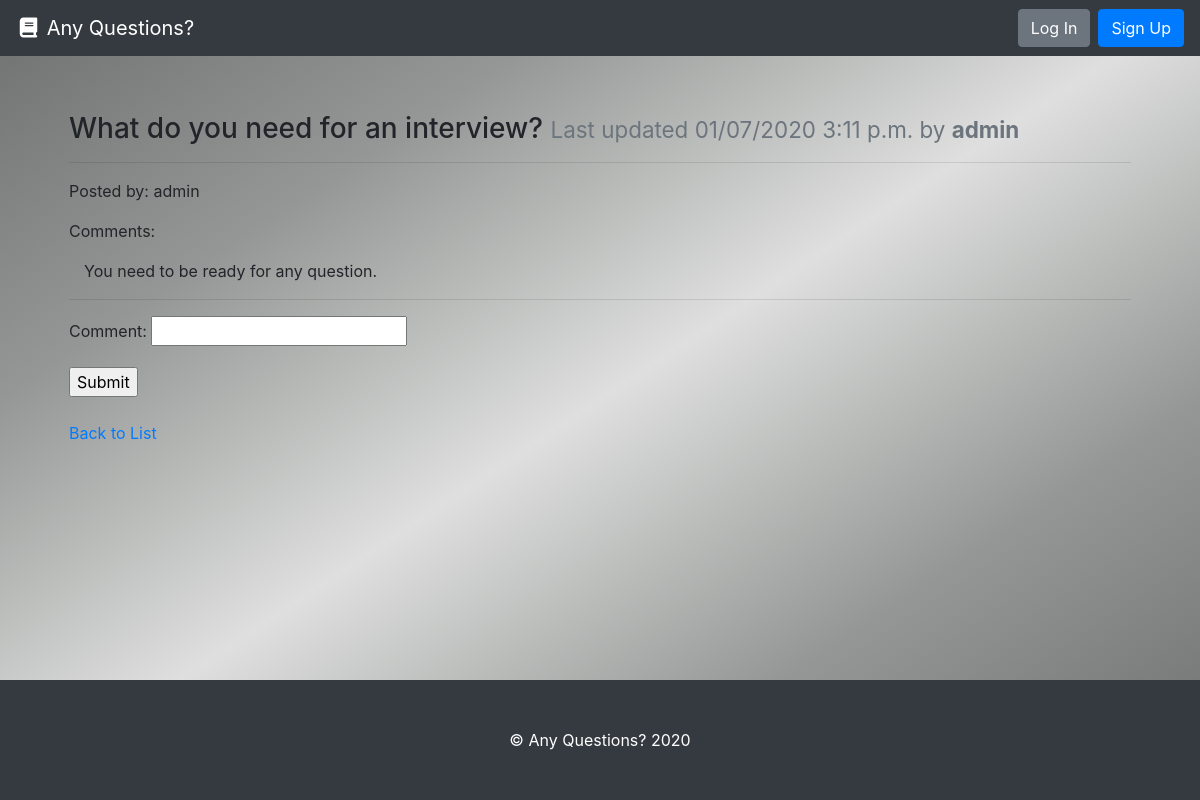
The app's page /what-do-you-need-for-an-interview/, older data.
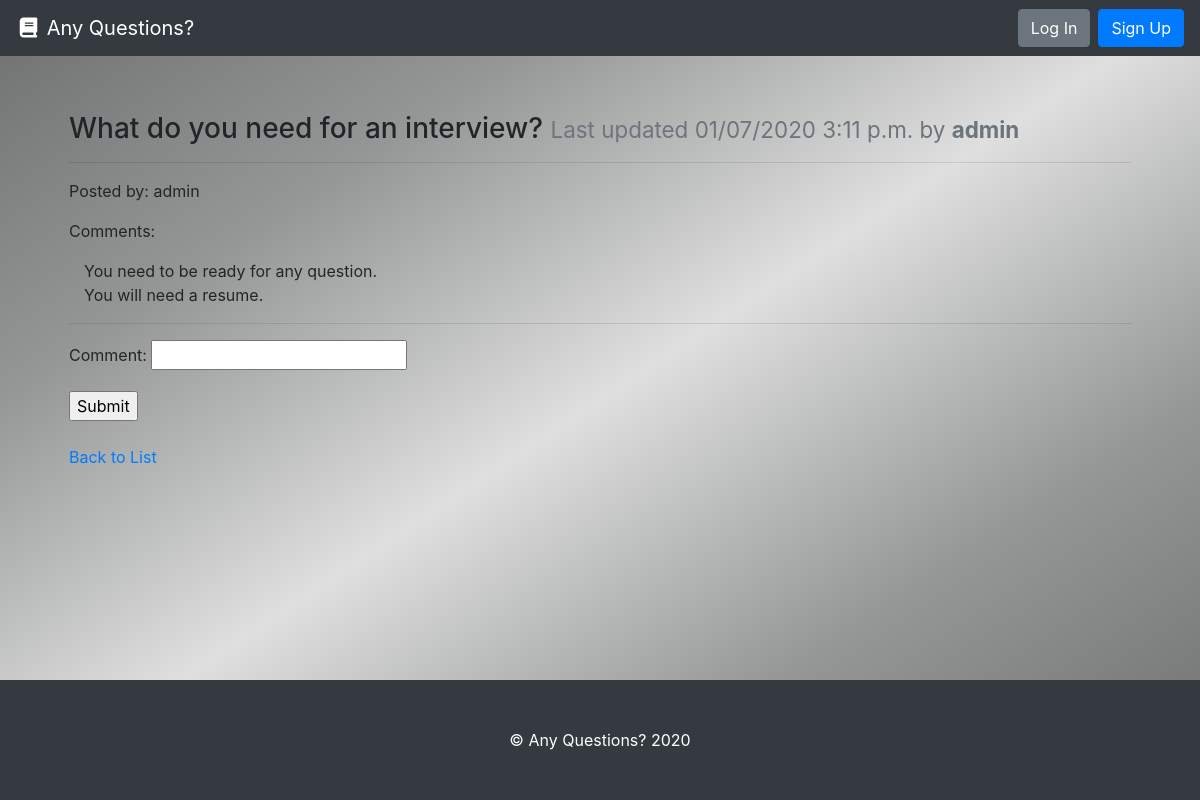
The same page, newer data.
### question/models.py (models this page shows, shortened)
class Comment(models.Model):
    comment = models.CharField(max_length=200)
    question_id = models.ForeignKey(Question, on_delete=models.CASCADE)

### question/views.py (the view, shortened to what this page needs)
# urls.py: path('<str:slug>/', QuestionDetailView.as_view(), name='question-details-page')
class QuestionDetailView(DetailView):
    model = Question
    def get(self, request, slug):
        question = self.get_queryset().get(slug__iexact=slug)
        comment_form = CommentForm()
        return render(request, 'question.html', {
          'question': question,
          'comment_form': comment_form
        })

### question/forms.py
class CommentForm(forms.ModelForm):
    class Meta:
        model = Comment
        fields = ['comment']

### question/templates/question.html (shortened to what this page needs)
{% extends 'base.html' %}
{% load static %}
        {% block head %}
        <link rel="stylesheet" type="text/css" href="{% static 'question/style.css' %}">
        {% endblock head %}
{% block content %}
  <div class="row">
    <div class="col m-4">
      <h3>{{ question.question_text }} <small class="text-muted">Last updated {{ question.modified|date:"SHORT_DATETIME_FORMAT" }} by <b>{{ question.author.username }}</b></small></h3>
      <hr>
      <p>Posted by: {{ question.author|linebreaksbr }}</p>
      <p>Comments:</p>
      {% for comment in question.comment_set.all %}
        <div class='col-sm'>
            {{ comment.comment }}
        </div>
      {% endfor %}
      <hr>
      <form action='' method='POST'>
        {{ comment_form.as_p|linebreaksbr }}
        <input type="submit">
      </form>
      <br>
      <a href="{% url 'question-list-view' %}"><p>Back to List</p></a>
      </div>
    </div>
{% endblock %}

Row changes from the older to the newer data that the page shows:
added Comment: comment "You will need a resume."
